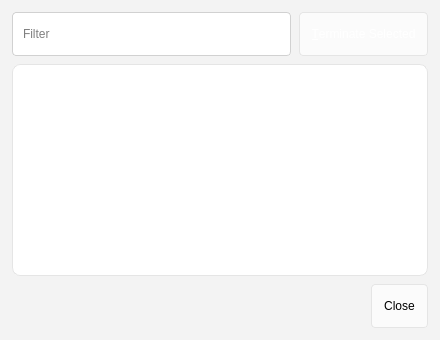
<?xml version="1.0" encoding="UTF-8"?>
<ui version="4.0">
 <class>ActionHandlerDialog</class>
 <widget class="QDialog" name="ActionHandlerDialog">
  <property name="geometry">
   <rect>
    <x>0</x>
    <y>0</y>
    <width>440</width>
    <height>340</height>
   </rect>
  </property>
  <property name="windowTitle">
   <string>Process Manager</string>
  </property>
  <property name="styleSheet">
   <string notr="true">QDialog { background-color: #F3F3F3; }
QWidget { font-family: &quot;Segoe UI&quot;; font-size: 9pt; }
QPushButton { border-radius: 4px; padding: 5px 12px; min-height: 32px; border: 1px solid #E5E5E5; background-color: #FBFBFB; }
QPushButton:hover { background-color: #F6F6F6; border: 1px solid #D1D1D1; }
QPushButton:pressed { background-color: #EDEDED; border: 1px solid #C0C0C0; }
QPushButton:disabled { background-color: #FBFBFB; color: #A0A0A0; border: 1px solid #E5E5E5; }
QPushButton:default { background-color: #0078D4; color: #FFFFFF; border: 1px solid #0078D4; }
QPushButton:default:hover { background-color: #106EBE; border: 1px solid #106EBE; }
QPushButton:default:pressed { background-color: #005A9E; border: 1px solid #005A9E; }
QLineEdit, QTextEdit, QPlainTextEdit { border-radius: 4px; border: 1px solid #D1D1D1; padding: 5px 8px; background-color: #FFFFFF; min-height: 32px; }
QLineEdit:focus, QTextEdit:focus, QPlainTextEdit:focus { border: 1px solid #0078D4; }
QComboBox { border-radius: 4px; border: 1px solid #D1D1D1; padding: 5px 8px; min-height: 24px; background-color: #FBFBFB; }
QCheckBox, QRadioButton { spacing: 8px; }
QGroupBox { border-radius: 8px; border: 1px solid #E5E5E5; margin-top: 12px; padding: 12px; }
QListWidget, QTreeWidget, QTableWidget { border-radius: 8px; border: 1px solid #E5E5E5; }
QTableView { border-radius: 8px; border: 1px solid #E5E5E5; background-color: #FFFFFF; gridline-color: #E5E5E5; selection-background-color: #E5F1FB; selection-color: #1A1A1A; }
QTableView::item:selected { background-color: #E5F1FB; color: #1A1A1A; }
QTableView QHeaderView::section { background-color: #F3F3F3; border: none; border-bottom: 1px solid #E5E5E5; padding: 6px 8px; }
QTabWidget::pane { border: 1px solid #E5E5E5; border-radius: 8px; }
QTabBar::tab { border-radius: 4px; padding: 6px 16px; margin-right: 4px; }
QTabBar::tab:selected { background-color: #0078D4; color: #FFFFFF; }
QScrollBar { border: none; background: transparent; width: 8px; margin: 0; }
QScrollBar::handle { background: #C0C0C0; border-radius: 4px; min-height: 24px; }
QScrollBar::handle:hover { background: #A0A0A0; }
QMenu { border-radius: 8px; border: 1px solid #E5E5E5; padding: 4px; background-color: #FBFBFB; }</string>
  </property>
  <layout class="QVBoxLayout" name="verticalLayout">
   <property name="leftMargin">
    <number>12</number>
   </property>
   <property name="topMargin">
    <number>12</number>
   </property>
   <property name="rightMargin">
    <number>12</number>
   </property>
   <property name="bottomMargin">
    <number>12</number>
   </property>
   <property name="spacing">
    <number>8</number>
   </property>
   <item>
    <layout class="QHBoxLayout" name="horizontalLayout">
     <property name="spacing">
      <number>8</number>
     </property>
     <item>
      <widget class="QLineEdit" name="filterLineEdit">
       <property name="minimumWidth">
        <number>200</number>
       </property>
       <property name="placeholderText">
        <string>Filter</string>
       </property>
       <property name="clearButtonEnabled">
        <bool>true</bool>
       </property>
      </widget>
     </item>
     <item>
      <widget class="QPushButton" name="terminateButton">
       <property name="minimumWidth">
        <number>140</number>
       </property>
       <property name="minimumHeight">
        <number>32</number>
       </property>
       <property name="enabled">
        <bool>false</bool>
       </property>
       <property name="text">
        <string>&amp;Terminate Selected</string>
       </property>
       <property name="styleSheet">
        <string notr="true">border-radius: 4px; padding: 5px 12px; min-height: 32px; border: 1px solid #E5E5E5; background-color: #FBFBFB;</string>
       </property>
      </widget>
     </item>
    </layout>
   </item>
   <item>
    <widget class="QTableView" name="tableView">
     <property name="minimumHeight">
      <number>160</number>
     </property>
     <property name="alternatingRowColors">
      <bool>true</bool>
     </property>
     <property name="sortingEnabled">
      <bool>true</bool>
     </property>
     <property name="styleSheet">
      <string notr="true">border-radius: 8px; border: 1px solid #E5E5E5; background-color: #FFFFFF; gridline-color: #E5E5E5; selection-background-color: #E5F1FB; selection-color: #1A1A1A;</string>
     </property>
     <attribute name="horizontalHeaderStretchLastSection">
      <bool>true</bool>
     </attribute>
    </widget>
   </item>
   <item>
    <widget class="QDialogButtonBox" name="buttonBox">
     <property name="orientation">
      <enum>Qt::Horizontal</enum>
     </property>
     <property name="standardButtons">
      <set>QDialogButtonBox::Close</set>
     </property>
    </widget>
   </item>
  </layout>
 </widget>
 <resources/>
 <connections>
  <connection>
   <sender>buttonBox</sender>
   <signal>accepted()</signal>
   <receiver>ActionHandlerDialog</receiver>
   <slot>accept()</slot>
   <hints>
    <hint type="sourcelabel">
     <x>248</x>
     <y>254</y>
    </hint>
    <hint type="destinationlabel">
     <x>157</x>
     <y>274</y>
    </hint>
   </hints>
  </connection>
  <connection>
   <sender>buttonBox</sender>
   <signal>rejected()</signal>
   <receiver>ActionHandlerDialog</receiver>
   <slot>reject()</slot>
   <hints>
    <hint type="sourcelabel">
     <x>316</x>
     <y>260</y>
    </hint>
    <hint type="destinationlabel">
     <x>286</x>
     <y>274</y>
    </hint>
   </hints>
  </connection>
 </connections>
</ui>
